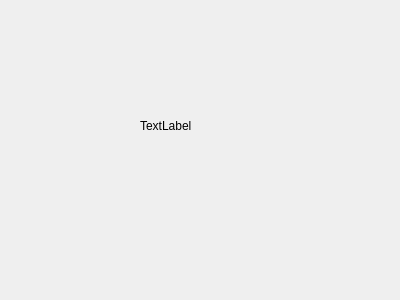
<?xml version="1.0" encoding="UTF-8"?>
<ui version="4.0">
 <class>Widget</class>
 <widget class="QWidget" name="Widget">
  <property name="geometry">
   <rect>
    <x>0</x>
    <y>0</y>
    <width>400</width>
    <height>300</height>
   </rect>
  </property>
  <property name="windowTitle">
   <string>Widget</string>
  </property>
  <widget class="QLabel" name="label">
   <property name="geometry">
    <rect>
     <x>140</x>
     <y>100</y>
     <width>151</width>
     <height>51</height>
    </rect>
   </property>
   <property name="text">
    <string>TextLabel</string>
   </property>
  </widget>
 </widget>
 <layoutdefault spacing="6" margin="11"/>
 <resources/>
 <connections/>
</ui>
